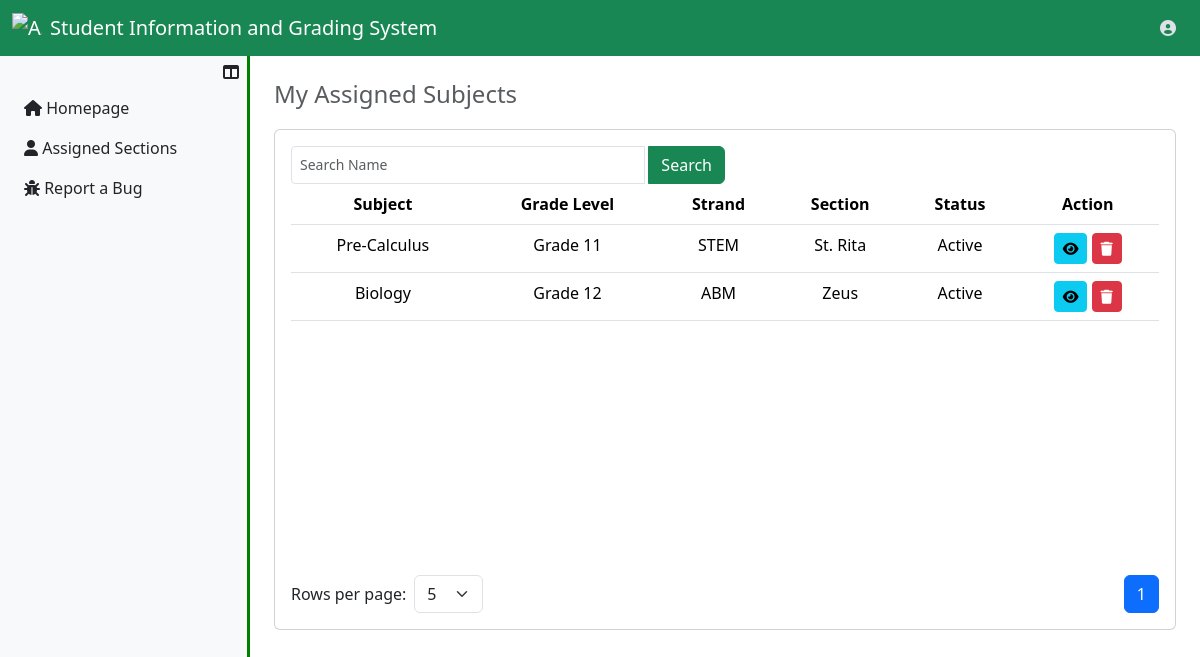
The app's page /UserFaculty/submitGrade.php (signed in) with its own data.
### tables this page shows
CREATE TABLE `subjects_tbl` (
  `subject_id` int(11) NOT NULL,
  `subject_name` varchar(250) NOT NULL,
  `subject_status` enum('Active','Inactive') NOT NULL DEFAULT 'Active',
  `insrt_ts` datetime NOT NULL DEFAULT current_timestamp(),
  `updt_ts` datetime DEFAULT NULL
);

CREATE TABLE `year_levels_tbl` (
  `year_level_id` int(11) NOT NULL,
  `yl_name` varchar(250) NOT NULL,
  `insrt_ts` datetime NOT NULL,
  `updt_ts` datetime DEFAULT NULL
);

CREATE TABLE `strands_tbl` (
  `strand_id` int(11) NOT NULL,
  `strand_name` varchar(250) NOT NULL,
  `strand_nn` varchar(20) NOT NULL,
  `insrt_ts` datetime NOT NULL,
  `updt_ts` datetime DEFAULT NULL
);

CREATE TABLE `sections_tbl` (
  `section_id` int(11) NOT NULL,
  `fk_year_id` int(11) NOT NULL,
  `fk_strand_id` int(11) NOT NULL,
  `section_name` varchar(250) NOT NULL,
  `insrt_ts` datetime NOT NULL,
  `updt_ts` datetime DEFAULT NULL
);

### UserFaculty/submitGrade.php (the view, shortened to what this page needs)
<?php
    include ("../server_connection/db_connect.php");
?>
<!DOCTYPE html>
<html lang="en">
<head>
    <link rel="stylesheet" href="../../Bootstrap/css/bootstrap.min.css">
    <link rel="stylesheet" href="https://cdnjs.cloudflare.com/ajax/libs/font-awesome/6.0.0-beta3/css/all.min.css">
</head>
<body>
    <?php include '../Assets/components/Navbar.php'; ?>
    <div class="d-flex">
        <?php include '../Assets/components/FacultySidebar.php'; ?>
        <div class="content p-4 flex-grow-1">
            <h4 class="text-muted">My Assigned Subjects</h4>
            <div class="card table-container">
                <div class="card-body">
                    <div class="d-flex justify-content-between">
                        <div class="input-group w-50">
                            <input type="text" class="form-control form-control-sm me-1" id="searchInput" placeholder="Search Name">
                            <button class="btn btn-success" id="searchButton">Search</button>
                        </div>
                    </div>
                    <div class="table-responsive">
                        <table class="table" id="studentsTable">
                            <thead align="center">
                                <tr>
                                    <th>Subject</th>
                                    <th>Grade Level</th>
                                    <th>Strand</th>
                                    <th>Section</th>
                                    <th>Status</th>
                                    <th>Action</th>
                                </tr>
                            </thead>
                            <tbody id="tableBody" align="center">
                                <?php
                                    $sql = "SELECT
                                    subjects_tbl.subject_id,
                                    subjects_tbl.subject_name,
                                    strands_tbl.strand_nn,
                                    year_levels_tbl.yl_name,
                                    sections_tbl.section_id,
                                    sections_tbl.section_name,
                                    subjects_tbl.subject_status
                                    FROM subjects_tbl
                                    INNER JOIN strands_tbl ON strands_tbl.strand_id = subjects_tbl.subject_id
                                    INNER JOIN year_levels_tbl ON year_levels_tbl.year_level_id = subjects_tbl.subject_id
                                    INNER JOIN sections_tbl ON sections_tbl.section_id = subjects_tbl.subject_id";
                                    try
                                    {
                                        $result=$conn->prepare($sql);
                                        $result->execute();
                                        if($result->rowcount()>0)
                                        {
                                            while($row=$result->fetch(PDO::FETCH_ASSOC))
                                            {
                                                echo "
                                                    <tr>
                                                        <td>{$row["subject_name"]}</td>
                                                        <td>{$row["yl_name"]}</td>
                                                        <td>{$row["strand_nn"]}</td>
                                                        <td>{$row["section_name"]}</td>
                                                        <td>{$row["subject_status"]}</td>
                                                        ";
                                                        ?>
                                                        <td class='text-center'>
                                                            <?php
                                                            echo "
                                                                <a href='viewSubject.php?subject_id={$row["subject_id"]}section_id={$row["section_id"]}' class='btn btn-info btn-sm'>
                                                                    <i class='fas fa-eye'></i>
                                                                </a>
                                                                <a href='' class='btn btn-danger btn-sm'>
                                                                    <i class='fas fa-trash'></i>
                                                                </a>
                                                            ";
                                                            ?>
                                                        </td>
                                                    </tr>
                                                <?php
                                            }
                                        }
                                        else
                                        {
                                            echo "<tr><tdv colspan = '6'> No records found. </td></tr>";
                                        }
                                    }
                                    catch(Exception $e)
                                    {
                                        echo "Unexpected error has been occured!" . $e ->getMessage();
                                    }
                                ?>
                            </tbody>
                        </table>
                    </div>
                    <div class="d-flex justify-content-between align-items-center mt-3">
                        <div class="d-inline-flex align-items-center">
                            <label for="rowsPerPage" class="me-2 mb-0">Rows per page:</label>
                            <select id="rowsPerPage" class="form-select">
                                <option value="5">5</option>
                            </select>
                        </div>
                        <nav>
                            <ul class="pagination mb-0" id="pagination"></ul>
                        </nav>
                    </div>
                </div>
            </div>
        </div>
    </div>
</body>
</html>

### Assets/components/FacultySidebar.php (style rules this page uses)
html, body { height: 100vh; margin: 0; overflow: hidden; }

### UserFaculty/submitGrade.php (style rules this page uses)
.table-container { margin-top: 20px; min-width: 100%; }
.table-responsive { height: 375px; }
.content { transition: margin-left 0.3s ease; }
#rowsPerPage { width: auto; }

### records on screen
subjects_tbl: subject_name "Pre-Calculus", year_levels_tbl.yl_name "Grade 11", strands_tbl.strand_nn "STEM", sections_tbl.section_name "St. Rita", subject_status "Active"
subjects_tbl: subject_name "Biology", year_levels_tbl.yl_name "Grade 12", strands_tbl.strand_nn "ABM", sections_tbl.section_name "Zeus", subject_status "Active"
